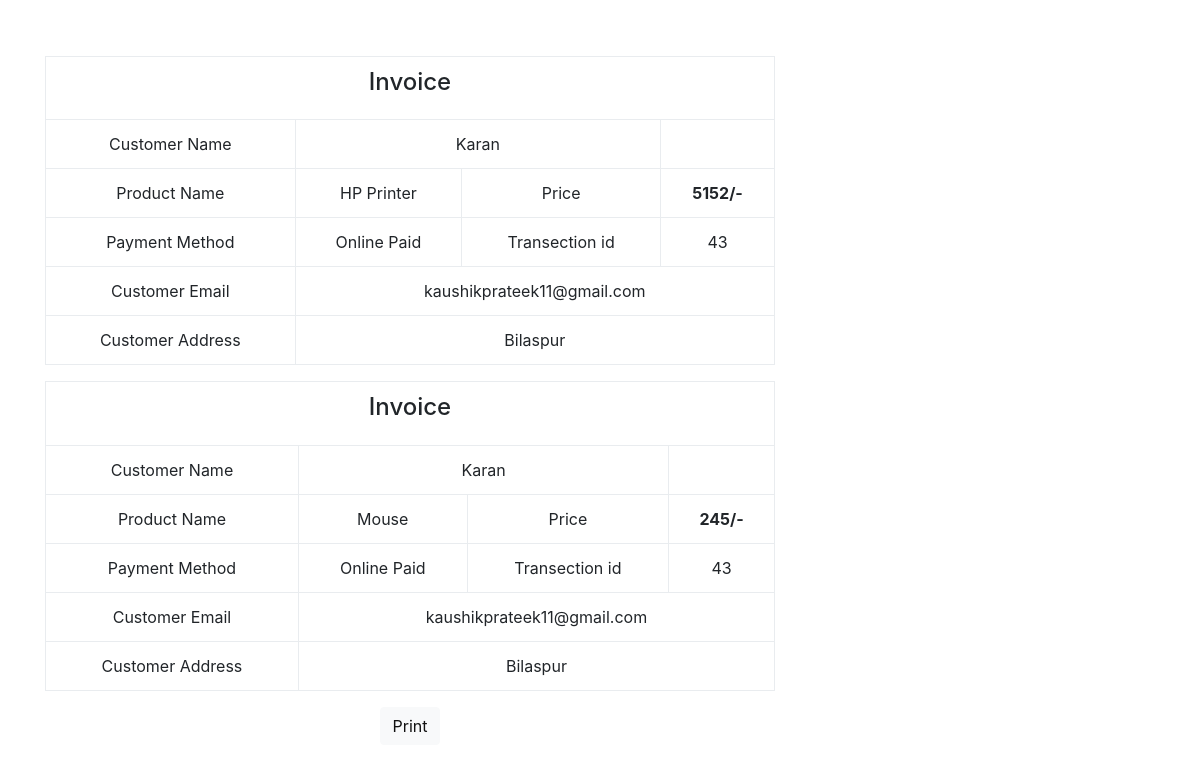
/bill.php?transection=43 (signed in), run on the app's committed database.
### tables this page shows
CREATE TABLE `user` (
  `user_id` int(5) NOT NULL,
  `name` varchar(50) NOT NULL,
  `dob` varchar(50) NOT NULL,
  `pass` varchar(50) NOT NULL,
  `email` varchar(100) NOT NULL,
  `addr` varchar(255) NOT NULL
);

CREATE TABLE `product` (
  `product_id` int(5) NOT NULL,
  `product_name` varchar(50) NOT NULL,
  `product_type` varchar(25) NOT NULL,
  `product_price` varchar(5) NOT NULL,
  `descount` varchar(2) NOT NULL,
  `descr` varchar(255) DEFAULT NULL,
  `product_img` varchar(255) DEFAULT NULL,
  `full_spe` varchar(255) DEFAULT NULL,
  `add_date` datetime DEFAULT CURRENT_TIMESTAMP
);

CREATE TABLE `user_bought_product` (
  `pr_id` int(5) NOT NULL,
  `TRANSACTION_id` int(5) NOT NULL,
  `user_id` int(5) NOT NULL,
  `pid` int(5) NOT NULL,
  `final_price` int(5) NOT NULL
);

### include/conn.php (called while the page is built, shortened)
<?php
class Connect{
    public $conn;
    function __construct(){
        $this->conn = new mysqli("localhost","root","","market");
    }
     function select_data($sql,$no){
        $result = $this->conn->query($sql);
        $a = array();
        $j=0;
        if ($result->num_rows > 0) {
            while($row = $result->fetch_array()) {
                for($i=0;$i<$no;$i++){
                    $a[$j][$i] = $row[$i];
                }
                $j = $j+1;
            }
        }
        return $a;
    }
}
?>

### bill.php (the view, shortened to what this page needs)
<?php
require_once("include/conn.php");
$ob = new Connect();
if(isset($_SESSION['userid']) and isset($_GET['transection'])){
    $uid = $_SESSION['userid'];
    $tr = $_GET['transection'];
    $sql = "SELECT
    USER.name,
    USER.email,
    USER.addr,
    user_bought_product.TRANSACTION_id,
    user_bought_product.final_price,
    product.product_name
FROM user, user_bought_product, product WHERE product.product_id = user_bought_product.pid and user_bought_product.user_id = user.user_id and user_bought_product.TRANSACTION_id = '$tr' and user_bought_product.user_id = '$uid'";
    $details = $ob->select_data($sql,6);
}
?>
<!DOCTYPE html>
<html lang="en">
  <head>
    <link href="vendor/bootstrap/css/bootstrap.min.css" rel="stylesheet">
    <link href="css/heroic-features.css" rel="stylesheet">
  </head>
  <body>
    <div class="container">
        <?php
        $c = count($details);
        if($c==1){ ?>
      <div class="row text-center">
          <div class="col-lg-8 col-md-8 mb-8">
              <table class="table table-bordered">
                  <tr>
                    <td colspan="4"><h4 class="card-title">Invoice</h4></td>
                  </tr>
                  <tr>
                    <td>Customer Name</td>
                      <td colspan="2"><?php echo $details[0][0] ?></td>
                      <td></td>
                  </tr>
                  <tr>
                    <td>Product Name</td>
                      <td><?php echo $details[0][5] ?></td>
                      <td>Price</td>
                      <td><b><?php echo $details[0][4] ?>/-</b></td>
                  </tr>
                  <tr>
                    <td>Payment Method</td>
                      <td>Online Paid</td>
                      <td>Transection id </td>
                      <td><?php echo $details[0][3] ?></td>
                  </tr>
                  <tr>
                    <td>Customer Email</td>
                      <td colspan="3"><?php echo $details[0][1] ?></td>
                  </tr>
                  <tr>
                    <td>Customer Address</td>
                      <td colspan="3"><?php echo $details[0][2] ?></td>
                  </tr>
              </table>
              <button class="btn btn-light">Print</button>
          </div>
        </div>
        <?php }
        else if($c>1){?>
            <div class="row text-center">
          <div class="col-lg-8 col-md-8 mb-8">
              <?php
                             for($i=0;$i<$c;$i++){ ?>
              <table class="table table-bordered">
                  <tr>
                    <td colspan="4"><h4 class="card-title">Invoice</h4></td>
                  </tr>
                  <tr>
                    <td>Customer Name</td>
                      <td colspan="2"><?php echo $details[$i][0] ?></td>
                      <td></td>
                  </tr>
                  <tr>
                    <td>Product Name</td>
                      <td><?php echo $details[$i][5] ?></td>
                      <td>Price</td>
                      <td><b><?php echo $details[$i][4] ?>/-</b></td>
                  </tr>
                  <tr>
                    <td>Payment Method</td>
                      <td>Online Paid</td>
                      <td>Transection id </td>
                      <td><?php echo $details[$i][3] ?></td>
                  </tr>
                  <tr>
                    <td>Customer Email</td>
                      <td colspan="3"><?php echo $details[$i][1] ?></td>
                  </tr>
                  <tr>
                    <td>Customer Address</td>
                      <td colspan="3"><?php echo $details[$i][2] ?></td>
                  </tr>
              </table>
              <?php } ?>
              <button class="btn btn-light">Print</button>
          </div>
        </div>
        <?php }
        else{ ?>
            <script>window.location.href = history.back();</script>
        <?php } ?>
    </div>
  </body>
</html>

### css/heroic-features.css (style rules this page uses)
body { padding-top: 54px; }
@media (min-width: 992px) { body { padding-top: 56px; } }

### data on the page
user: name "Karan", product.product_name "HP Printer", user_bought_product.final_price "5152", user_bought_product.TRANSACTION_id "43", email "kaushikprateek11@gmail.com", addr "Bilaspur", product.product_name "Mouse", user_bought_product.final_price "245"
